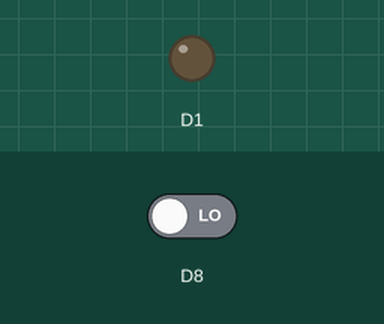
This sketch was run on a simulated ESP8266 (NodeMCU). Parts: output pins drawn as LEDs (lit = HIGH). Inputs (shaded band) come from the test bench; at power-on: D8 LOW.

Above: at 1.2 s.
1.3 s: D8 driven HIGH
At 2.5 s:
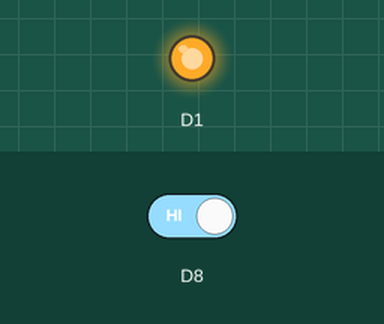
2.8 s: D8 driven LOW
At 3.9 s:
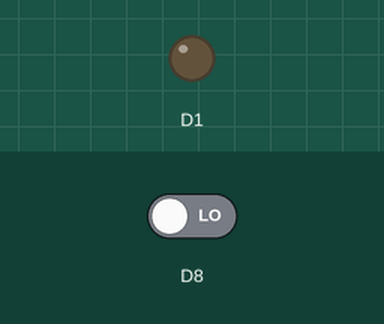
Timing chart, 0 to 5.8 s (numbered marks = the images above; inputs shaded):
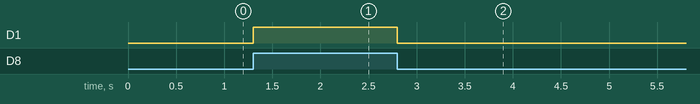

The sketch:

button_led.ino
```cpp
void setup() {
  pinMode(D1, OUTPUT);
  pinMode(D8, INPUT);
}

void loop() {
  int state = digitalRead(D8);
  digitalWrite(D1, state);
}
```

Measured:
- after the input at 1.3 s, D1: LOW → HIGH at once
- after the input at 2.8 s, D1: HIGH → LOW at once
